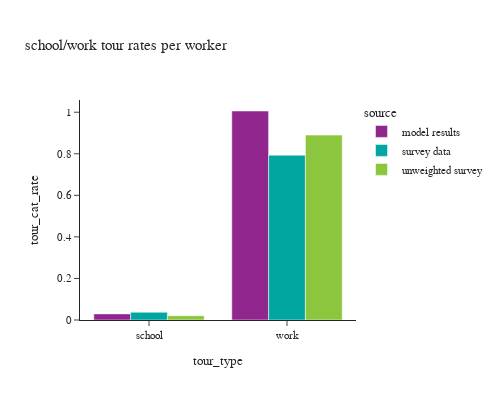
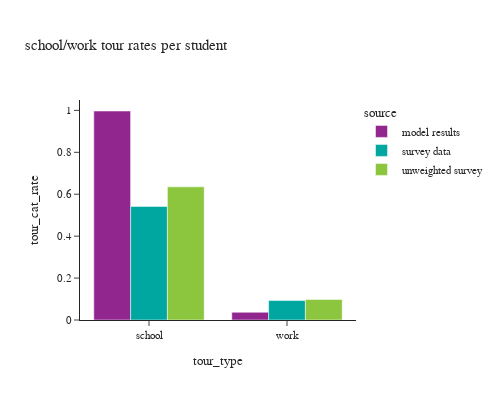

Notebook code cell kept with these figures, in order:
### Code cell
# worker tour rates
df_plot = w_tour_data.groupby(['source','tour_type'])[['tour_weight']].sum().reset_index(). \
    merge(df_worker_count, how='left', on='source')
df_plot['tour_cat_rate'] = df_plot['tour_weight']/df_plot['person_weight']

fig = px.bar(df_plot, x="tour_type", y="tour_cat_rate", color="source",barmode="group",
             title="school/work tour rates per worker")
fig.update_layout(height=400, width=500)
fig.show()

df_plot = s_tour_data.groupby(['source','tour_type'])[['tour_weight']].sum().reset_index(). \
    merge(df_student_count, how='left', on='source')
df_plot['tour_cat_rate'] = df_plot['tour_weight']/df_plot['person_weight']

fig = px.bar(df_plot, x="tour_type", y="tour_cat_rate", color="source",barmode="group",
             title="school/work tour rates per student")
fig.update_layout(height=400, width=500)
fig.show()

### Figure 1 — Plotly figure (JSON) as saved in the notebook; plotly's stock layout.template omitted (floating-point values rounded to 4 significant figures)
{"data": [{"alignmentgroup": "True", "hovertemplate": "source=model results<br>tour_type=%{x}<br>tour_cat_rate=%{y}<extra></extra>", "legendgroup": "model results", "marker": {"color": "#91268F", "pattern": {"shape": ""}}, "name": "model results", "offsetgroup": "model results", "orientation": "v", "showlegend": true, "textposition": "auto", "type": "bar", "x": ["school", "work"], "xaxis": "x", "y": [0.02938, 1.006], "yaxis": "y"}, {"alignmentgroup": "True", "hovertemplate": "source=survey data<br>tour_type=%{x}<br>tour_cat_rate=%{y}<extra></extra>", "legendgroup": "survey data", "marker": {"color": "#00A7A0", "pattern": {"shape": ""}}, "name": "survey data", "offsetgroup": "survey data", "orientation": "v", "showlegend": true, "textposition": "auto", "type": "bar", "x": ["school", "work"], "xaxis": "x", "y": [0.03724, 0.7933], "yaxis": "y"}, {"alignmentgroup": "True", "hovertemplate": "source=unweighted survey<br>tour_type=%{x}<br>tour_cat_rate=%{y}<extra></extra>", "legendgroup": "unweighted survey", "marker": {"color": "#8CC63E", "pattern": {"shape": ""}}, "name": "unweighted survey", "offsetgroup": "unweighted survey", "orientation": "v", "showlegend": true, "textposition": "auto", "type": "bar", "x": ["school", "work"], "xaxis": "x", "y": [0.0206, 0.8898], "yaxis": "y"}], "layout": {"barmode": "group", "height": 400, "legend": {"title": {"text": "source"}, "tracegroupgap": 0}, "title": {"text": "school/work tour rates per worker"}, "width": 500, "xaxis": {"anchor": "y", "domain": [0.0, 1.0], "title": {"text": "tour_type"}}, "yaxis": {"anchor": "x", "domain": [0.0, 1.0], "title": {"text": "tour_cat_rate"}}}}

### Figure 2 — Plotly figure (JSON) as saved in the notebook; plotly's stock layout.template omitted (floating-point values rounded to 4 significant figures)
{"data": [{"alignmentgroup": "True", "hovertemplate": "source=model results<br>tour_type=%{x}<br>tour_cat_rate=%{y}<extra></extra>", "legendgroup": "model results", "marker": {"color": "#91268F", "pattern": {"shape": ""}}, "name": "model results", "offsetgroup": "model results", "orientation": "v", "showlegend": true, "textposition": "auto", "type": "bar", "x": ["school", "work"], "xaxis": "x", "y": [0.9971, 0.03685], "yaxis": "y"}, {"alignmentgroup": "True", "hovertemplate": "source=survey data<br>tour_type=%{x}<br>tour_cat_rate=%{y}<extra></extra>", "legendgroup": "survey data", "marker": {"color": "#00A7A0", "pattern": {"shape": ""}}, "name": "survey data", "offsetgroup": "survey data", "orientation": "v", "showlegend": true, "textposition": "auto", "type": "bar", "x": ["school", "work"], "xaxis": "x", "y": [0.5418, 0.09281], "yaxis": "y"}, {"alignmentgroup": "True", "hovertemplate": "source=unweighted survey<br>tour_type=%{x}<br>tour_cat_rate=%{y}<extra></extra>", "legendgroup": "unweighted survey", "marker": {"color": "#8CC63E", "pattern": {"shape": ""}}, "name": "unweighted survey", "offsetgroup": "unweighted survey", "orientation": "v", "showlegend": true, "textposition": "auto", "type": "bar", "x": ["school", "work"], "xaxis": "x", "y": [0.6352, 0.09772], "yaxis": "y"}], "layout": {"barmode": "group", "height": 400, "legend": {"title": {"text": "source"}, "tracegroupgap": 0}, "title": {"text": "school/work tour rates per student"}, "width": 500, "xaxis": {"anchor": "y", "domain": [0.0, 1.0], "title": {"text": "tour_type"}}, "yaxis": {"anchor": "x", "domain": [0.0, 1.0], "title": {"text": "tour_cat_rate"}}}}
